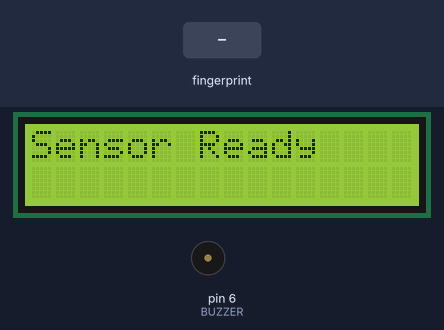
The sketch below on a simulated Arduino Uno, built with avr-gcc and run on an emulated ATmega328P. On the bench: 16×2 character LCD, buzzer (waves = sounding). The test bench sets the inputs (shaded band). What the sketch prints to the serial monitor is not drawn.

Above: at 1.2 s.
At 3.8 s:
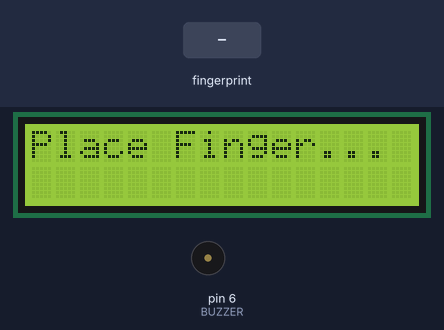
3.9 s: finger stored as number 1 placed on the sensor
At 4.45 s:
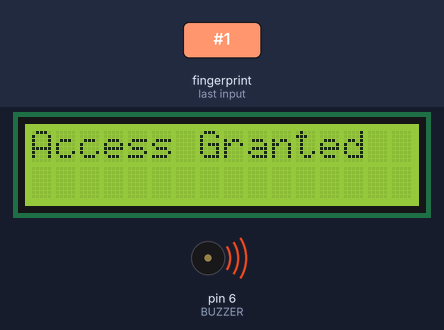
At 5.6 s:
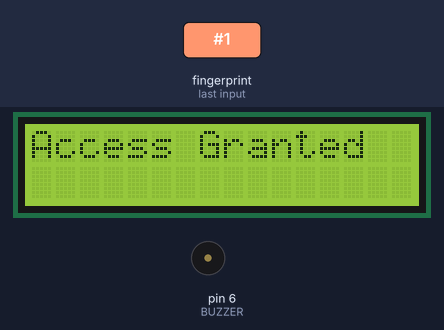
Timing chart, 0 to 7.1 s (numbered marks = the images above; inputs shaded):
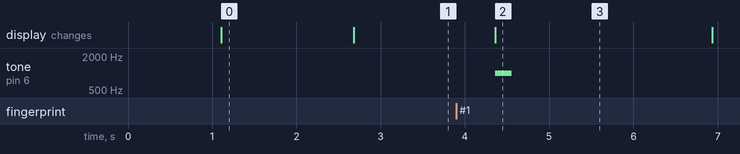

Measured:
- after the input at 3.9 s, tone on pin 6 (BUZZER): silent → 1000 Hz after 0.46 s, → silent 0.20 s later; the display: changes after 0.46 s (image 2)
- what the display in image 0 shows lasts 1.6 s, from 1.1 s to 2.7 s

The sketch:

withlcd.ino
```cpp
#include <Adafruit_Fingerprint.h>
#include <SoftwareSerial.h>
#include <Wire.h>
#include <LiquidCrystal_I2C.h>

// ---------- Pin setup ----------
SoftwareSerial mySerial(2, 3);         // (RX, TX) for fingerprint sensor
Adafruit_Fingerprint finger(&mySerial);
LiquidCrystal_I2C lcd(0x27, 16, 2);

#define BUZZER 6                       // Buzzer pin

// ---------- Setup ----------
void setup() {
  pinMode(BUZZER, OUTPUT);
  digitalWrite(BUZZER, LOW);

  lcd.init();
  lcd.backlight();
  lcd.setCursor(0,0);
  lcd.print("Home Security");
  lcd.setCursor(0,1);
  lcd.print("System Init...");

  Serial.begin(9600);

  // Try common baud rates
  if (!startSensor(57600) && !startSensor(9600)) {
    lcd.clear();
    lcd.print("Sensor Error!");
    Serial.println("Fingerprint sensor not found. Check wiring & power.");
    while (1); // stop here
  }

  delay(1500);
}

// ---------- Loop ----------
void loop() {

  // 1️⃣  Wait until a finger is detected
  if (!fingerPresent()) {
    // Show waiting message only when idle
    lcd.setCursor(0,0);
    lcd.print("Place Finger... ");
    delay(200);          // small delay to avoid flicker
    return;              // go back to start of loop
  }

  // 2️⃣  Finger detected: try to identify
  int id = identifyFingerprint();

  if (id >= 0) {  // Authorized
    Serial.print("Authorized ID: ");
    Serial.println(id);
    lcd.clear();
    lcd.print("Access Granted");
    tone(BUZZER, 1000, 200);   // short beep
    delay(2000);
  }
  else {          // Finger present but not enrolled
    Serial.println("Unauthorized finger");
    lcd.clear();
    lcd.print("Access Denied");
    tone(BUZZER, 500, 600);    // long beep
    delay(2000);
  }

  // After result, give a moment before checking again
  delay(500);
}

// ---------- Helper Functions ----------

// Try a specific baud rate for the sensor
bool startSensor(uint32_t baud) {
  finger.begin(baud);
  Serial.print("Testing at "); Serial.print(baud); Serial.println(" baud...");
  if (finger.verifyPassword()) {
    Serial.print("Sensor ready at "); Serial.print(baud); Serial.println(" baud");
    lcd.clear();
    lcd.print("Sensor Ready");
    return true;
  }
  return false;
}

// Check if any finger is currently touching the sensor
bool fingerPresent() {
  int p = finger.getImage();
  return (p != FINGERPRINT_NOFINGER);
}

// Try to identify the fingerprint that is already known to be present
int identifyFingerprint() {
  if (finger.image2Tz() != FINGERPRINT_OK) return -1;
  if (finger.fingerSearch() != FINGERPRINT_OK) return -1;
  return finger.fingerID;  // matched ID
}
```
